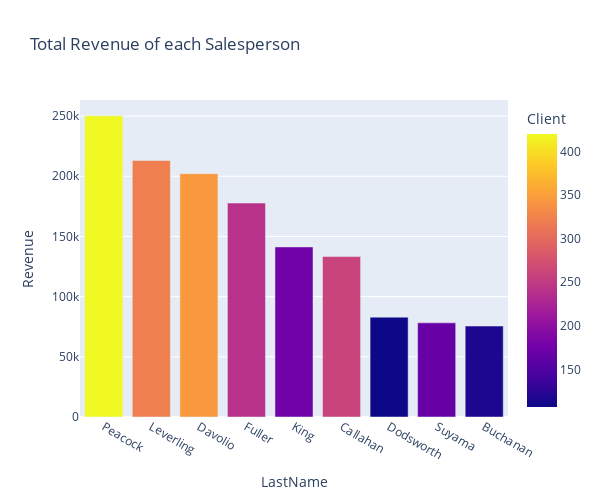

Notebook cell for this chart:
### Code cell
fig = px.bar(top_revenue, x = 'LastName', y='Revenue', color='Client',
            title = 'Total Revenue of each Salesperson', width=600, height=500)
fig.show()

### Figure 1 — Plotly figure (JSON) as saved in the notebook; plotly's stock layout.template omitted (floating-point values rounded to 4 significant figures)
{"data": [{"alignmentgroup": "True", "hovertemplate": "LastName=%{x}<br>Revenue=%{y}<br>Client=%{marker.color}<extra></extra>", "legendgroup": "", "marker": {"color": [420, 321, 345, 241, 176, 260, 107, 168, 117], "coloraxis": "coloraxis", "pattern": {"shape": ""}}, "name": "", "offsetgroup": "", "orientation": "v", "showlegend": false, "textposition": "auto", "type": "bar", "x": ["Peacock", "Leverling", "Davolio", "Fuller", "King", "Callahan", "Dodsworth", "Suyama", "Buchanan"], "xaxis": "x", "y": [250200.0, 213100.0, 202100.0, 177700.0, 141300.0, 133300.0, 82960.0, 78200.0, 75570.0], "yaxis": "y"}], "layout": {"barmode": "relative", "coloraxis": {"colorbar": {"title": {"text": "Client"}}, "colorscale": [[0, "#0d0887"], [0.1111, "#46039f"], [0.2222, "#7201a8"], [0.3333, "#9c179e"], [0.4444, "#bd3786"], [0.5556, "#d8576b"], [0.6667, "#ed7953"], [0.7778, "#fb9f3a"], [0.8889, "#fdca26"], [1, "#f0f921"]]}, "height": 500, "legend": {"tracegroupgap": 0}, "title": {"text": "Total Revenue of each Salesperson"}, "width": 600, "xaxis": {"anchor": "y", "domain": [0, 1], "title": {"text": "LastName"}}, "yaxis": {"anchor": "x", "domain": [0, 1], "title": {"text": "Revenue"}}}}
